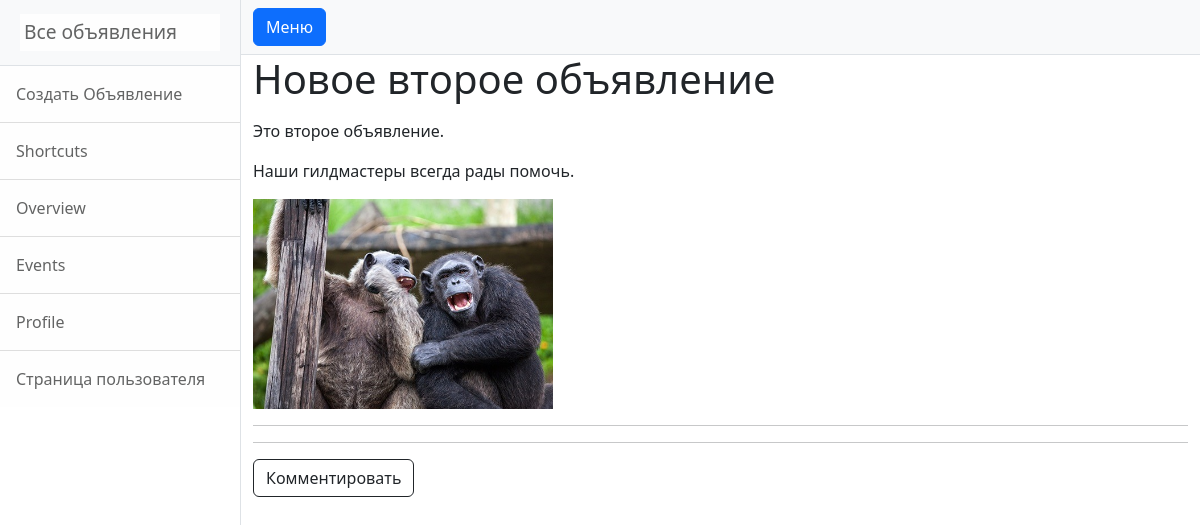
The app's page /posts/2, older data.
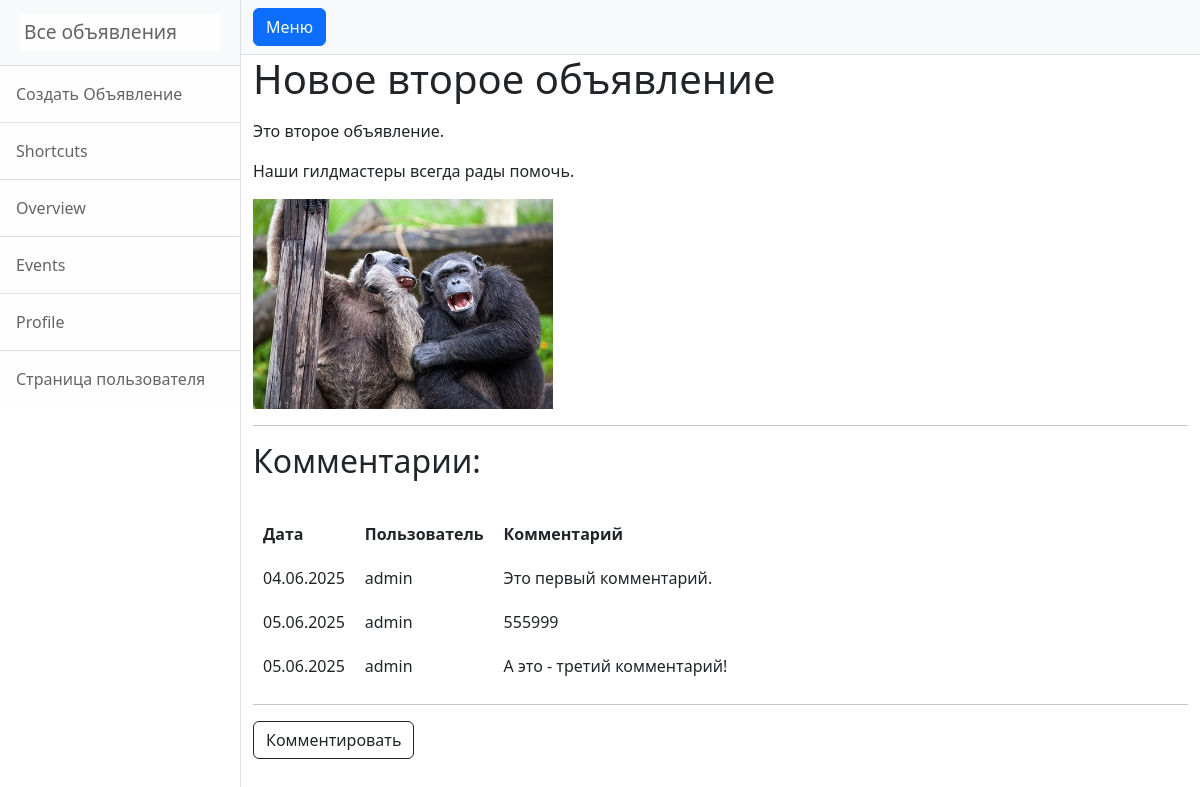
The same page, newer data.
### post/models.py (models this page shows, shortened)
class Post(models.Model):
    author = models.ForeignKey(User, on_delete=models.CASCADE)
    date = models.DateTimeField(auto_now=True)
    category = models.ForeignKey(Category, on_delete=models.CASCADE)
    title = models.CharField(max_length=100)
    text = RichTextUploadingField()

class Comment(models.Model):
    post = models.ForeignKey(Post, on_delete=models.CASCADE)
    user = models.ForeignKey(User, on_delete=models.CASCADE)
    text = models.TextField()
    date = models.DateTimeField(auto_now=True)
    approved = models.BooleanField(default=False)

### post/views.py (the view)
# urls.py: path('<int:pk>', PostDetail.as_view(), name = 'post_detail'),
class PostDetail(DetailView):
    model = Post
    template_name = 'post.html'
    context_object_name = 'post'
    def get_context_data(self, **kwargs):
        context = super().get_context_data(**kwargs)
        post = self.get_object()
        comments = Comment.objects.filter(post=post, approved=True)
        context['comments'] = comments
        return context

### templates/post/post.html (shortened to what this page needs)
{% extends 'flatpages/default.html' %}
{% block content %}
    <h1>{{ post.title }}</h1>
    <p>{{ post.text|safe }}<p/>
<hr>
{% if comments %}
<h2>Комментарии:</h2>
<br>
<table align="left" cellpadding="10" style="float: left;">
    <tr>
        <th>Дата</th>
        <th>Пользователь</th>
        <th>Комментарий</th>
    </tr>
    {% for comment in comments %}
    <tr>
        <td>{{ comment.date|date:'d.m.Y' }}</td>
        <td>{{ comment.user }}</td>
        <td>{{ comment.text }}</td>
    </tr>
    {% endfor %}
</table>
{% endif %}
<hr>
<a href="{% url 'comment_create' post.pk %}" class="btn btn-outline-dark">Комментировать</a>
{% endblock content %}

### templates/flatpages/default.html (shortened to what this page needs)
<!DOCTYPE html>
{% load static %}
<html lang="en">
    <head>
        <link href="{% static 'css/styles.css' %}" rel="stylesheet" />
    </head>
    <body>
        <div class="d-flex" id="wrapper">
            <div class="border-end bg-white" id="sidebar-wrapper">
                <div class="sidebar-heading border-bottom bg-light">
                    <a class="list-group-item list-group-item-action list-group-item-light p-1" href="/posts/">Все объявления</a>
                </div>
                <div class="list-group list-group-flush">
                    <a class="list-group-item list-group-item-action list-group-item-light p-3" href="/posts/create">Создать Объявление</a>
                    <a class="list-group-item list-group-item-action list-group-item-light p-3" href="#!">Shortcuts</a>
                    <a class="list-group-item list-group-item-action list-group-item-light p-3" href="#!">Overview</a>
                    <a class="list-group-item list-group-item-action list-group-item-light p-3" href="#!">Events</a>
                    <a class="list-group-item list-group-item-action list-group-item-light p-3" href="#!">Profile</a>
                    <a class="list-group-item list-group-item-action list-group-item-light p-3" href="{% url 'user_page' request.user.pk %}">Страница пользователя</a>
                </div>
            </div>
            <div id="page-content-wrapper">
                <nav class="navbar navbar-expand-lg navbar-light bg-light border-bottom">
                    <div class="container-fluid">
                        <button class="btn btn-primary" id="sidebarToggle">Меню</button>
                    </div>
                </nav>
                <div class="container-fluid">
                    {% block content %}{% endblock content %}
                </div>
            </div>
        </div>
    </body>
</html>

Row changes from the older to the newer data that the page shows:
now on this page (row edited): Comment: date "04.06.2025", user "admin", text "Это первый комментарий."
now on this page (row edited): Comment: date "05.06.2025", user "admin", text "555999"
added Comment: date "05.06.2025", user "admin", text "А это - третий комментарий!"
Text that changed along with them:
text now shown: "Комментарии: Дата Пользователь Комментарий"
